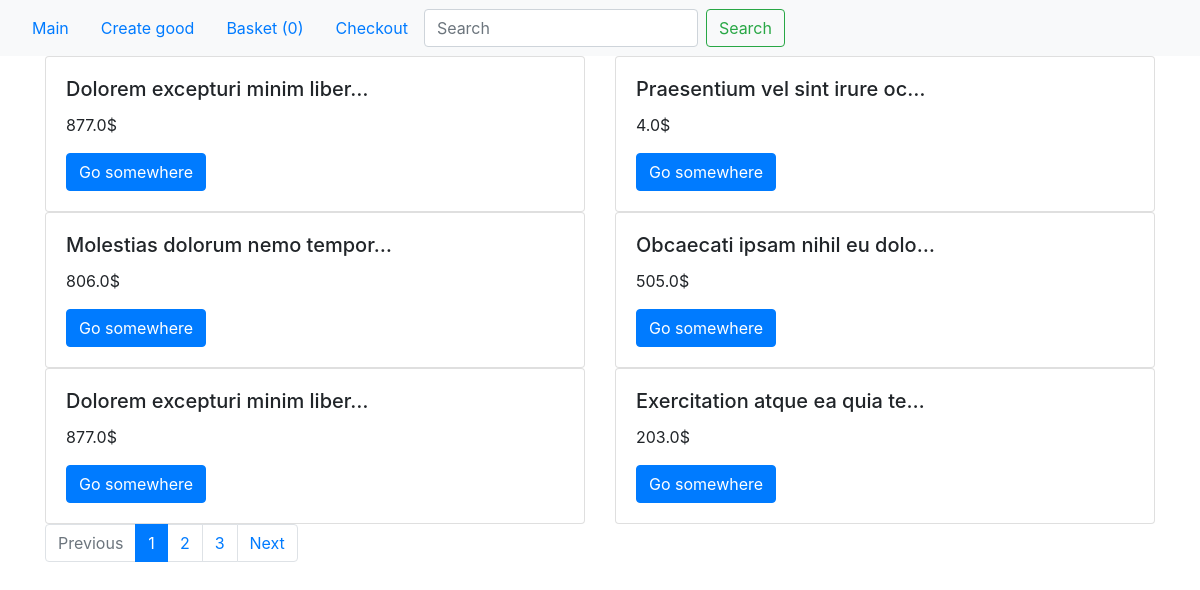
Page /cats/1/ on the earlier database version.
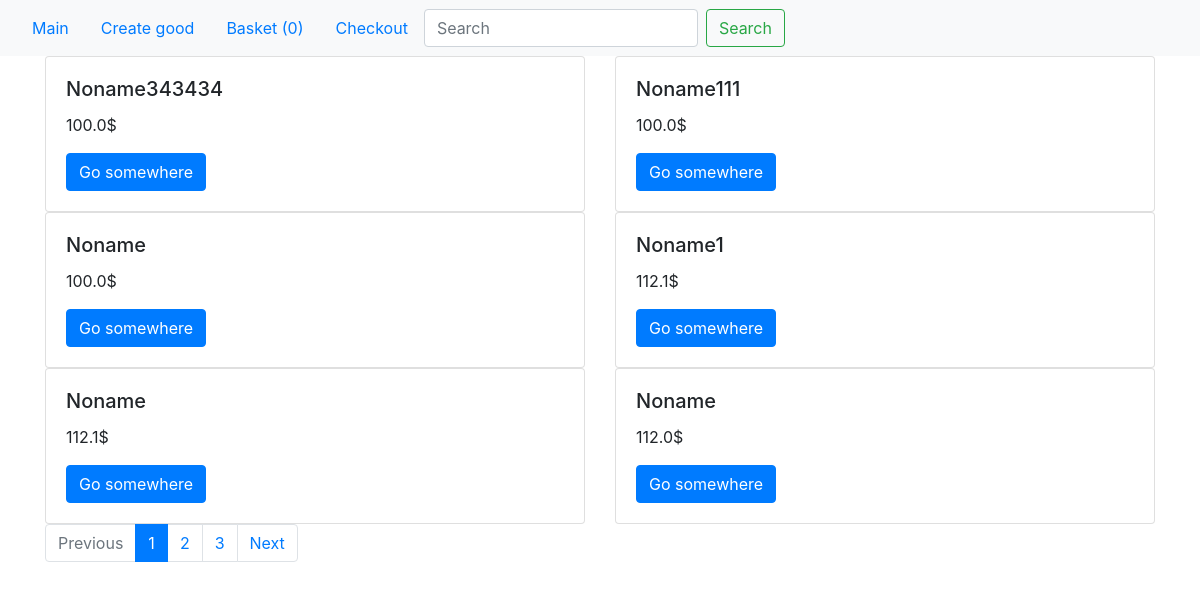
Same page on the later database version.
### my_shop/models.py (models this page shows, shortened)
class Product(models.Model):
    title = models.CharField(max_length=300, default='Noname')
    quantity = models.IntegerField(blank=True, default=10) #default 10 for tests
    id_rozetka = models.IntegerField(blank=True, default=0)
    brand = models.CharField(max_length=100, blank=True, null=True)
    desc = models.TextField(blank=True, default='')
    images = models.CharField(blank=True, max_length=700, default='')
    price = models.FloatField(default=0)
    old_price = models.FloatField(blank=True, default=0)
    is_active = models.BooleanField(blank=False, max_length=100)
    cid = models.ManyToManyField('Categories')
    date_add = models.DateTimeField(auto_now_add=True)
    class Meta:
        ordering = ['-date_add']

### my_shop/views.py (the view)
# urls.py: path('cats/<int:pid>/', cats_page, name='cats_page'),
def cats_page(request, pid):
    products_all = Product.objects.all()
    paginator = Paginator(products_all, 6)
    page_num = request.GET.get('page', 1)
    products = paginator.get_page(page_num)
    return render(request, 'my_shop/cats.html', context={'products':products.object_list, 'paginator':products})

### my_shop/templates/my_shop/cats.html
{% extends 'my_shop/base.html' %}
{% block content %}
<main class="container">
    <div class="row">
    {% for product in products %}
      <div class="col-sm-6">
        <div class="card">
          <div class="card-body">
            <h5 class="card-title">{{ product.title | truncatechars:30 }}</h5>
            <p class="card-text">{{ product.price }}$</p>
            <a href="{% url 'post_detail' product.id %}" class="btn btn-primary">Go somewhere</a>
          </div>
        </div>
      </div>
    {% endfor %}
  </div>
<nav aria-label="...">
    <ul class="pagination">
      <li class="page-item disabled">
        <a class="page-link" href="#" tabindex="-1" aria-disabled="true">Previous</a>
      </li>
      {% for n in paginator.paginator.page_range %}
      {% if paginator.number == n %}
      <li class="page-item active" aria-current="page">
        <a class="page-link" href="#">{{n}}</a>
      </li>
      {%elif n > paginator.number|add:-3 and n < paginator.number|add:3  %}
        <li class="page-item" aria-current="page">
            <a class="page-link" href="?page={{n}}">{{n}}</a>
        </li>
    {%endif%}
      {% endfor %}
      <li class="page-item">
        <a class="page-link" href="#">Next</a>
      </li>
    </ul>
  </nav>
</main>
{% endblock %}

Differences in the rows shown:
removed Product: title "Dolorem excepturi minim liber…", price "877.0"
removed Product: title "Praesentium vel sint irure oc…", price "4.0"
removed Product: title "Molestias dolorum nemo tempor…", price "806.0"
removed Product: title "Obcaecati ipsam nihil eu dolo…", price "505.0"
removed Product: title "Dolorem excepturi minim liber…", price "877.0"
removed Product: title "Exercitation atque ea quia te…", price "203.0"
now on this page (row edited): Product: title "Noname343434", price "100.0"
added Product: title "Noname111", price "100.0"
added Product: title "Noname", price "100.0"
now on this page (row edited): Product: title "Noname1", price "112.1"
now on this page (row edited): Product: title "Noname", price "112.1"
now on this page (row edited): Product: title "Noname", price "112.0"
